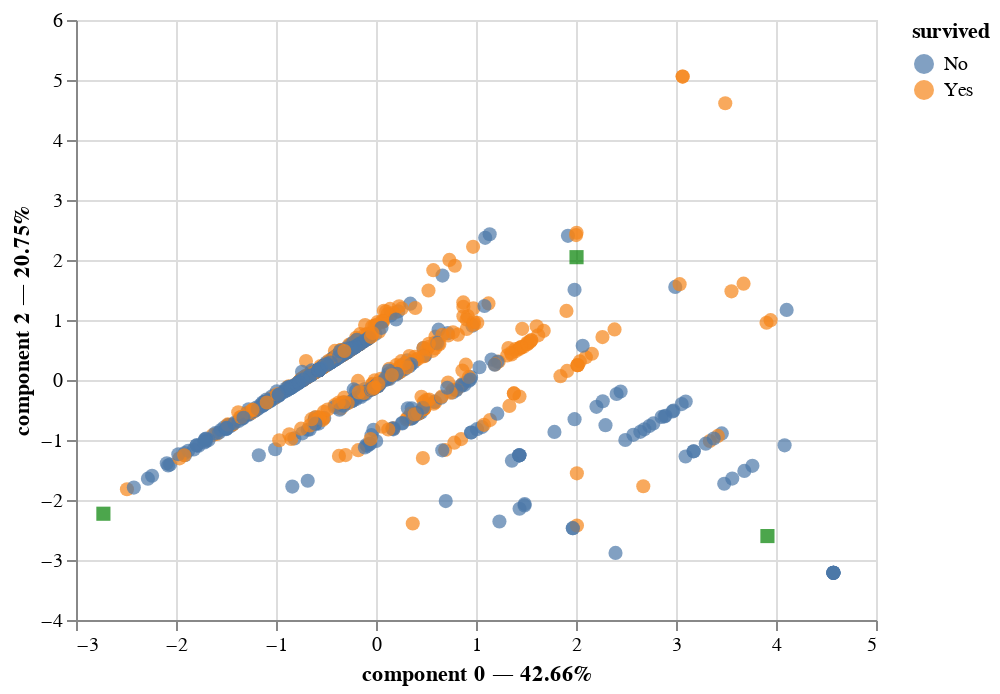

Notebook code cell kept with this figure:
### Code cell
pca.plot(titanic_quanti,
         x_component=0,
         y_component=2,
         color_rows_by='survived',
         show_row_markers=True,
         show_column_markers=True
)

### Figure 1 — Vega-Lite specification as saved in the notebook (floating-point values rounded to 4 significant figures; data arrays with more than 128 entries replaced by an {"elided": "..."} marker saying what was removed)
{"config": {"view": {"continuousWidth": 400, "continuousHeight": 300}}, "layer": [{"data": {"name": "data-8b8edd4506e973d8050d94f558d80f8a"}, "mark": {"type": "circle", "size": 50}, "encoding": {"color": {"field": "survived", "type": "nominal"}, "tooltip": [{"field": "survived", "type": "nominal"}, {"field": "component 0", "type": "quantitative"}, {"field": "component 2", "type": "quantitative"}], "x": {"axis": {"title": "component 0 — 42.66%"}, "field": "component 0", "scale": {"zero": false}, "type": "quantitative"}, "y": {"axis": {"title": "component 2 — 20.75%"}, "field": "component 2", "scale": {"zero": false}, "type": "quantitative"}}, "selection": {"selector002": {"type": "interval", "bind": "scales", "encodings": ["x", "y"]}}}, {"data": {"name": "data-ebc03535d354b9231f5c80d2044b2807"}, "mark": {"type": "square", "color": "green", "size": 50}, "encoding": {"tooltip": [{"field": "variable", "type": "nominal"}], "x": {"field": "component 0", "scale": {"zero": false}, "type": "quantitative"}, "y": {"field": "component 2", "scale": {"zero": false}, "type": "quantitative"}}}], "$schema": "https://vega.github.io/schema/vega-lite/v4.17.0.json", "datasets": {"data-8b8edd4506e973d8050d94f558d80f8a": {"elided": "876 records"}, "data-ebc03535d354b9231f5c80d2044b2807": [{"variable": "age", "component 0": -2.726, "component 1": 5.161, "component 2": -2.229, "label": "age"}, {"variable": "fare", "component 0": 2.005, "component 1": 6.17, "component 2": 2.047, "label": "fare"}, {"variable": "family_size", "component 0": 3.914, "component 1": 0.4336, "component 2": -2.601, "label": "family_size"}]}}
